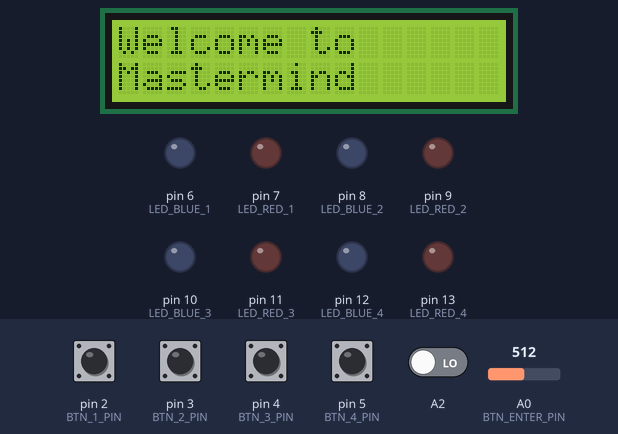
Simulated run of this sketch. Board: Arduino Uno, built with avr-gcc and run on an emulated ATmega328P. On the bench: 16×2 character LCD, output pins drawn as LEDs (lit = HIGH). The test bench sets the inputs (shaded band); at power-on: pin 2 (BTN_1_PIN), pin 3 (BTN_2_PIN), pin 4 (BTN_3_PIN), pin 5 (BTN_4_PIN) HIGH, A2 LOW, A0 (BTN_ENTER_PIN) = 512. Random numbers use the default seed unless the sketch sets one; what the sketch prints to the serial monitor is not drawn.

Above: at 1.2 s.
1.3 s: A0 (BTN_ENTER_PIN) set to 21
4.3 s: A0 (BTN_ENTER_PIN) set to 18
At 5.5 s:
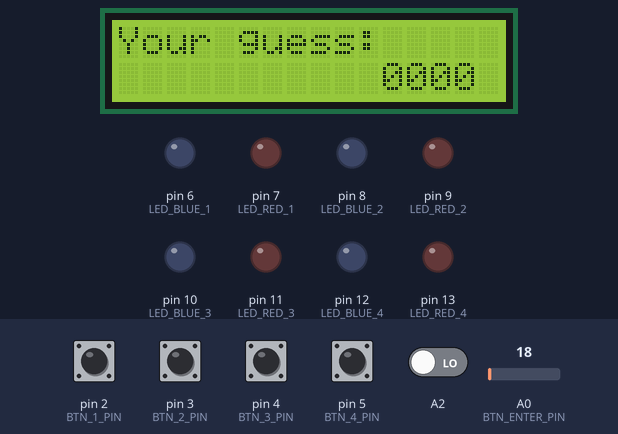
7.3 s: A0 (BTN_ENTER_PIN) set to 122
At 10.0 s:
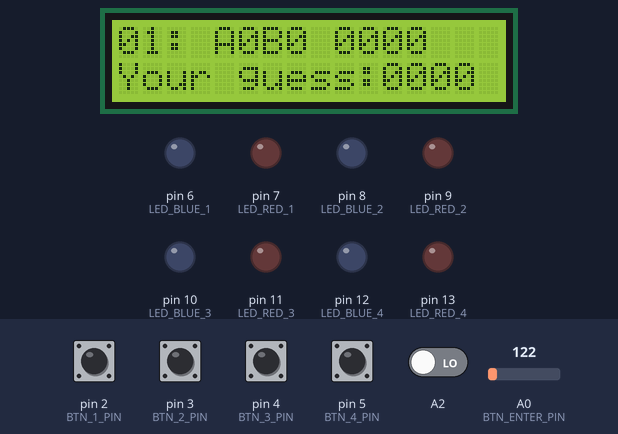
10.3 s: pin 2 (BTN_1_PIN) pulled LOW for 1 s
At 12.4 s:
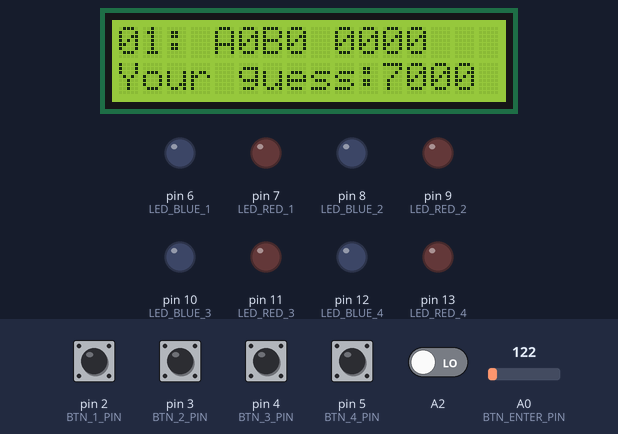
12.8 s: A0 (BTN_ENTER_PIN) set to 10
At 15.0 s:
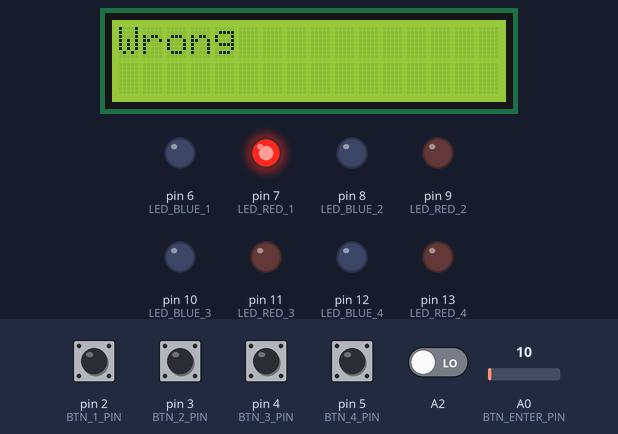
Timing chart, 0 to 18.9 s (numbered marks = the images above; inputs shaded):
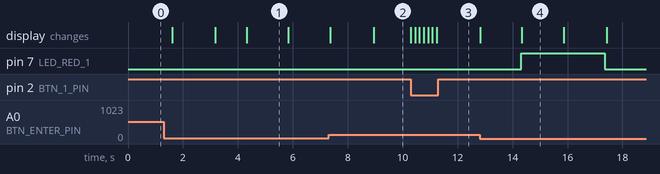

The sketch:

ps6.ino
```cpp
#include "lcd_wrapper.h"
#include "mastermind.h"
#include <LiquidCrystal_I2C.h>

void setup() {
  randomSeed(digitalRead(A2));
  Serial.begin(9600);
  pinMode(BTN_1_PIN, INPUT_PULLUP);
  pinMode(BTN_2_PIN, INPUT_PULLUP);
  pinMode(BTN_3_PIN, INPUT_PULLUP);
  pinMode(BTN_4_PIN, INPUT_PULLUP);
  pinMode(BTN_ENTER_PIN, INPUT_PULLUP);
  pinMode(LED_BLUE_1, OUTPUT);
  pinMode(LED_RED_1, OUTPUT);
  pinMode(LED_BLUE_2, OUTPUT);
  pinMode(LED_RED_2, OUTPUT);
  pinMode(LED_BLUE_3, OUTPUT);
  pinMode(LED_RED_3, OUTPUT);
  pinMode(LED_BLUE_4, OUTPUT);
  pinMode(LED_RED_4, OUTPUT);
  lcd_init();
}

void loop() {
  char* code = generate_code(false, 4);
  play_game(code);
  free(code);
}
```

mastermind.cpp
```cpp
#include <Arduino.h>
#include "mastermind.h"
#include "lcd_wrapper.h"

void turn_on_leds(){
  digitalWrite(LED_BLUE_1, 1);
  digitalWrite(LED_RED_1, 1);
  digitalWrite(LED_BLUE_2, 1);
  digitalWrite(LED_RED_2, 1);
  digitalWrite(LED_BLUE_3, 1);
  digitalWrite(LED_RED_3, 1);
  digitalWrite(LED_BLUE_4, 1);
  digitalWrite(LED_RED_4, 1);
}

char * usrinput(int attempts, char**history, int history_a[10], int history_b[10], char * secret);
void lcd_print_int(int y, int x, int num);
void my_delay();

char* generate_code(bool repeat, int length){
  if (length < 1) return NULL;
  if (repeat == false && length > 10) return NULL;

  int check[10] = { };

  int gen = 0;
  char *result = "abcd";

  for (int i = 0; i < length; i++){
    gen = random(10);
    if (repeat == 0 && check[gen] == 1){
      i--;
      continue;
    } else if (repeat == 0 && check[gen] == 0){
        check[gen] = 1;
        result[i] = gen + 48;
        continue;
    } else if (repeat == 1){
        result[i] = gen + 48;
        continue;
    }
  }

  return result;
}

void get_score(const char* secret, const char* guess, int* peg_a, int* peg_b){
  Serial.println(secret);
  *peg_a = 0;
  *peg_b = 0;
  int i = 0;
  int checker[4] = { };
  for (i = 0; i<4; i++){           //getting the number of right positions
    if(guess[i] == secret[i]) {
      *peg_a+=1;
      checker[i] = 1;
    }
  }

  for(int j = 0; j<i; j++){           //getting the number of right guesses wrong (places)
      for(int a = 0; a < i; a++){
        if (guess[j] == secret[a] && checker[a] == 0 ){
          checker[a] = 1;
          if (j!=a) *peg_b+=1;
        }
      }
  }
}

void turn_off_leds(){
  digitalWrite(LED_BLUE_1, 0);
  digitalWrite(LED_RED_1, 0);
  digitalWrite(LED_BLUE_2, 0);
  digitalWrite(LED_RED_2, 0);
  digitalWrite(LED_BLUE_3, 0);
  digitalWrite(LED_RED_3, 0);
  digitalWrite(LED_BLUE_4, 0);
  digitalWrite(LED_RED_4, 0);
}

void render_leds(const int peg_a, const int peg_b){
  int blue = 0;
  int red = 0;
  for (blue = 0; blue < peg_b; blue++){
    digitalWrite(2*blue+6, 1);
  }
  for (red = 0; red < peg_a; red++){
    digitalWrite(2*red+2*blue+7, 1);
  }
}

void render_history(char* secret, char** history, const int entry_nr){
  int a = 0;
  int b = 0;
  get_score(secret, history[entry_nr], &a, &b);
  render_leds(a, b);
}

void play_game(char* secret){
  lcd_clear();
  lcd_print_at (0, 0, "Welcome to");
  lcd_print_at (1, 0, "Mastermind");
  my_delay();
  lcd_clear();
  lcd_print_at (0, 0, "Your goal is to");
  lcd_print_at (1, 0, "guess my number");
  my_delay();
  lcd_clear();

  int attempts = 0;
  int a = 0;
  int b = 0;
  char *guess = "0000";
  char * history[10] = {"aaaa","ииии","cccc","dddd",
                        "eeee","ffff","gggg","hhhh",
                        "jjjj","kkkk" };

  int history_a[10];
  int history_b[10];

  lcd_clear();
  //lcd_print_at(1, 0, "Your guess: 0000");

  while (a!= 4 && attempts!= 10){
    Serial.print("The secret is ");
    Serial.println(secret);
    turn_off_leds();
    guess[0] = '0';
    guess[1] = '0';
    guess[2] = '0';
    guess[3] = '0';
    lcd_clear();
    lcd_print_at(0, 0, "Now guess!");
    if(attempts>0){
      lcd_print_at(0, 0, "0");
      lcd_print_int(0, 1, attempts);
      lcd_print_at(0, 2, ": ");
      lcd_print_at(0, 4, "A");
      lcd_print_int(0, 5, history_a[attempts-1]);
      lcd_print_at(0, 6, "B");
      lcd_print_int(0, 7, history_b[attempts-1]);
      lcd_print_at(0, 8, " ");
      lcd_print_at(0, 9, history[attempts-1]);
    }
      lcd_print_at(1, 0, "Your guess:");
      lcd_print_at(1, 11, "0000");


    guess = usrinput(attempts, history, history_a, history_b, secret);
    get_score(secret, guess, &a, &b);
    turn_off_leds();
    render_leds(a, b);

    lcd_print_at(1, 11, guess);

    if (a == 4){
      lcd_clear();
      lcd_print_at(0, 0, "Congrats!");
      lcd_print_at(1, 0, "Answer is: ");
      lcd_print_at(1, 12, guess);
      my_delay();
    } else {
        strcpy(history[attempts], (const)guess);
        history_a[attempts]=a;
        history_b[attempts]=b;
        attempts++;
        lcd_clear();
        lcd_print_at(0,0, "Wrong");
        my_delay();
      }

    if (a!= 4) {
      lcd_clear();
      lcd_print_at(0, 0, "You have ");
      lcd_print_int(0, 9, 10-attempts);
      lcd_print_at (1, 0, "attempts left");
      my_delay();
    }
  }

  if(a == 4) {
    lcd_clear();
    lcd_print_at(0, 0, "You won!");
    lcd_print_at(1, 0, "My code is ") ;
    lcd_print_at(1, 11, secret);
    turn_on_leds();
    my_delay();
    turn_off_leds();
  }
  if(a != 4) {
    lcd_clear();
    lcd_print_at(0, 0, "You lost!");
    lcd_print_at(1, 0, "My code was ") ;
    lcd_print_at(1, 12, secret);
    turn_off_leds();
    my_delay();
  }

  free(guess);
  for(int i = 0; i < 10; i++) {
    free(history[i]);
    *history[i] = NULL;
    history[i] = NULL;
  }
}

char * usrinput(int attempts, char**history, int history_a[10], int history_b[10], char * secret){
  int enter = analogRead(A0);
  boolean b1 = !digitalRead(2);
  boolean b2 = !digitalRead(3);
  boolean b3 = !digitalRead(4);
  boolean b4 = !digitalRead(5);
  char * guess1 = "0000";

  int one = 0;
  int two = 0;
  int three = 0;
  int four = 0;

  unsigned long last_press = 0;

  lcd_print_at(1, 11, guess1);

  while (1){

    enter = analogRead(A0);
    b1 = !digitalRead(2);
    b2 = !digitalRead(3);
    b3 = !digitalRead(4);
    b4 = !digitalRead(5);
    int marker = 0;

    if (enter < 20 && millis() - last_press > 250) {
      lcd_clear();
      lcd_print_at(0, 0, "Your guess:");
      lcd_print_at(1, 11, guess1);
      my_delay();
      marker = 1;
      last_press = millis();
    }else if (marker == 0) {                    //кнопки с цифрами
                                                                                //scrolling through history
      if(b1 == 1 && b2 == 1 && millis() - last_press > 150 && attempts!=0)  {
        lcd_print_at(1, 11, "0000");
        int getter = attempts-1;
        while(1){
          enter = analogRead(A0);
          b1 = !digitalRead(2);
          b2 = !digitalRead(3);
          b3 = !digitalRead(4);
          b4 = !digitalRead(5);

          int check = 0;

          if (enter < 20 && millis() - last_press > 250) {
            turn_off_leds();
            check = 1;
            last_press = millis();
          } else if (check != 1){
              if(b1 == 1 && millis() - last_press > 250){
                turn_off_leds();
                if(getter == 0) getter = attempts;
                getter--;

                lcd_print_int(0, 1, getter+1);
                lcd_print_int(0, 5, history_a[getter]);
                lcd_print_int(0, 7, history_b[getter]);
                lcd_print_at(0, 9, history[getter]);
                lcd_print_at(0, 15, "A");
                render_leds(history_a[getter], history_b[getter]);

                last_press = millis();
              }
              if(b2 == 1 && millis() - last_press > 150){
                turn_off_leds();
                if(getter == attempts-1) getter = -1;
                getter++;

                lcd_print_int(0, 1, getter+1);
                lcd_print_int(0, 5, history_a[getter]);
                lcd_print_int(0, 7, history_b[getter]);
                lcd_print_at(0, 9, history[getter]);
                lcd_print_at(0, 15, "A");
                render_leds(history_a[getter], history_b[getter]);

                last_press = millis();
              }
          }
          if(check == 1) {
            strcpy(guess1, "0000");
            strcpy(guess1, history[getter]);\
            one = history[getter][0] - '0';
            two = history[getter][1] - '0';
            three = history[getter][2] - '0';
            four = history[getter][3] - '0';
            lcd_print_at(1, 11, guess1);
            lcd_print_at(0, 15, " ");
            break;
          }
        }
      }

      if(b1 == 1 && millis() - last_press > 150){                  //кнопки по одной
        one++;
        one = one%10;
        *guess1 = (char)48+one;
        lcd_print_at (1, 11, guess1);
        last_press = millis();
      }
      if(b2 == 1 && millis() - last_press > 150){
        two++;
        two = two%10;
        guess1[1] = (char)48+two;
        lcd_print_at (1, 11, guess1);
        last_press = millis();
      }
      if(b3 == 1 && millis() - last_press > 150){
        three++;
        three = three%10;
        guess1[2] = (char)48+three;
        lcd_print_at (1, 11, guess1);
        last_press = millis();
      }
      if(b4 == 1 && millis() - last_press > 150){
        four++;
        four = four%10;
        guess1[3] = (char)48+four;
        lcd_print_at (1, 11, guess1);
        last_press = millis();
      }

    }
    if (marker == 1) break;
  }

  return guess1;
}

void my_delay(){
  unsigned long one = millis();
  while(millis()-one < 1500){
    continue;
  }
}
```

mastermind.h
```cpp
#ifndef _MASTERMIND_H
#define _MASTERMIND_H

#define BTN_1_PIN       2
#define BTN_2_PIN       3
#define BTN_3_PIN       4
#define BTN_4_PIN       5
#define BTN_ENTER_PIN   A0

#define LED_BLUE_1      6
#define LED_RED_1       7
#define LED_BLUE_2      8
#define LED_RED_2       9
#define LED_BLUE_3      10
#define LED_RED_3       11
#define LED_BLUE_4      12
#define LED_RED_4       13


/**
 * Generate secret code
 *
 * Generates secret code, which consists from digits only as a string.
 * No two digits in the code combination can be same! Only if the repeat
 * parameter is set to true.
 * The length of generated code is set by the parameter length. If the given
 * parameter is less than 1, function will generate no code and returns NULL.
 * @param repeat if set to true, numbers in the generated code can repeat
 * @param length the length of the code
 * @return Pointer to the random generated code as string of given length. If length param is less than 1, return NULL.
 */
char* generate_code(bool repeat, int length);


/**
 * Game loop
 *
 * This is the main game loop. Function is called with the secret combination and
 * ends, when the combination is found or when the player runs out of the attempts.
 * @param secret reference to the secret combination
 */
void play_game(char* secret);


/**
 * Renders the RGB leds based on the guessed combination
 *
 * Lights up RGB leds with propper colors based on the current guessed combination.
 * Red color is for guessed number on correct position and blue number is for
 * guessed number on incorrect posititoin.
 * @param peg_a number of guessed digits on correct position
 * @param peg_b number of guessed digits on incorrect position
 */
void render_leds(const int peg_a, const int peg_b);


/**
 * Turns all RGB leds off
 */
void turn_off_leds();


/**
 * Renders history
 *
 * Renders line of a history defined by the parameter entry_nr on the display.
 * @param secret reference to the secret combination
 * @param history list (array) of history entries
 * @param entry_nr index of history entry to render
 */
void render_history(char* secret, char** history, const int entry_nr);


/**
 * Returns score for the given guess
 *
 * @param secret the pointer to the secret code
 * @param guess the pointer to the current guess
 * @param peg_a output parameter to get number of As for current guess
 * * @param peg_b output parameter to get number of Bs for current guess
 */
void get_score(const char* secret, const char* guess, int* peg_a, int* peg_b);
#endif
```

lcd_wrapper.cpp
```cpp
#include <LiquidCrystal_I2C.h>

#include <Arduino.h>

#include "lcd_wrapper.h"

LiquidCrystal_I2C lcd(0x27,16,2);

void lcd_print_int(int y, int x, int num);

void lcd_init(){
  lcd.init();
  lcd.backlight();
}

void lcd_clear(){
  lcd.clear();
}


void lcd_set_cursor(int y, int x){
  lcd.setCursor(x,y);
}


void lcd_print(char* text){
    Serial.println(text);
    lcd.print(text);
}


void lcd_print_at(int y, int x, char* text){
    lcd_set_cursor(y, x);
    lcd_print(text);
}

void lcd_print_int(int y, int x, int num){
  lcd_set_cursor(y, x);
  Serial.print(num);
  lcd.print(num, DEC);
}
```

lcd_wrapper.h
```cpp
#ifndef _LCD_H
#define _LCD_H

/**
 * Initialize LCD
 *
 * Everything you need to initialize your LCD display, place here.
 * This function should be called in function setup().
 */
void lcd_init();


/**
 * Clears the LCD display
 *
 * Clears content of the LCD display. After the call is display empty.
 */
void lcd_clear();


/**
 * Set cursor to given posititon
 *
 * Sets cursor to given position based on y and x coordinates.
 * @param y the row
 * @param x the column
 */
void lcd_set_cursor(int y, int x);


/**
 * Print text on LCD display
 *
 * Prints the givent text on the display on the current
 * cursor position.
 * @param text the text to print
 */
void lcd_print(char* text);


/**
 * Set cursor to given positition and print text
 *
 * Sets the cursor to given position based on y and x coorindates
 * and then prints the given text.
 * @param y the row
 * @param x the column
 * @param text the text to print
 */
void lcd_print_at(int y, int x, char* text);

#endif
```

Measured:
- the behaviour switches between 20 and 19 on A0 (BTN_ENTER_PIN) (found by bisection; images 0 and 1)
- after the input at 4.3 s, the display: changes at once (image 1)
- after the input at 10.3 s, the display: first changes at once (image 3 shows a later state)
- after the input at 12.8 s, pin 7 (LED_RED_1): LOW → HIGH after 1.5 s, → LOW 3.0 s later; the display: first changes at once (image 4 shows a later state)
- what the display in image 1 shows lasts 1.5 s, from 4.3 s to 5.8 s
